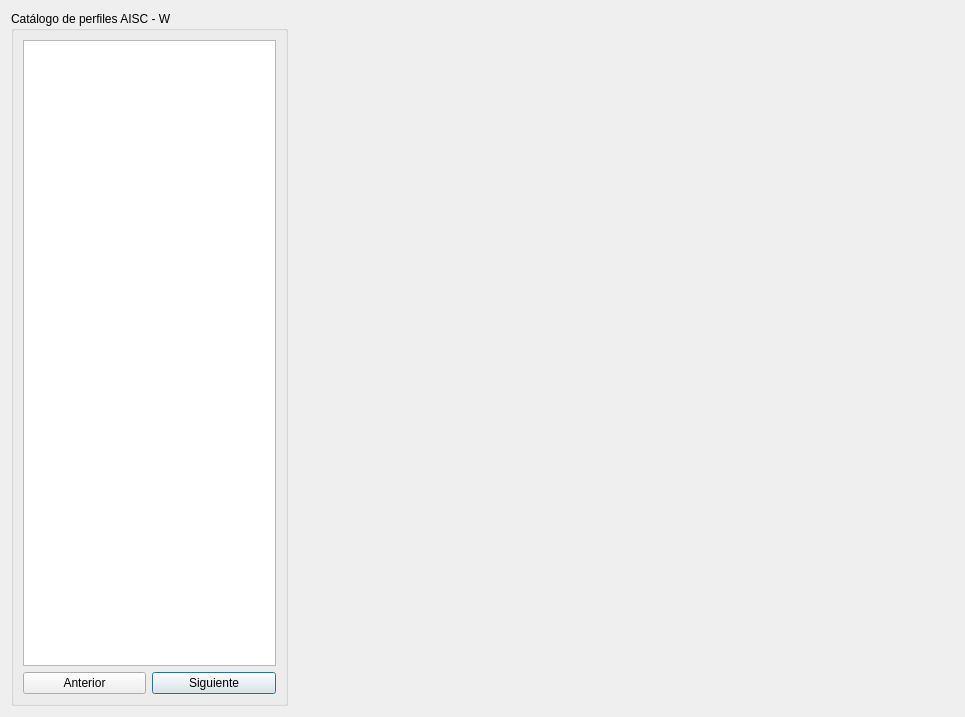
<?xml version="1.0" encoding="UTF-8"?>
<ui version="4.0">
 <class>Dialog</class>
 <widget class="QDialog" name="Dialog">
  <property name="geometry">
   <rect>
    <x>0</x>
    <y>0</y>
    <width>965</width>
    <height>717</height>
   </rect>
  </property>
  <property name="windowTitle">
   <string>Visor de perfiles estructurales</string>
  </property>
  <layout class="QGridLayout" name="gridLayout">
   <item row="0" column="2">
    <spacer name="horizontalSpacer_4">
     <property name="orientation">
      <enum>Qt::Horizontal</enum>
     </property>
     <property name="sizeHint" stdset="0">
      <size>
       <width>656</width>
       <height>20</height>
      </size>
     </property>
    </spacer>
   </item>
   <item row="0" column="0">
    <widget class="QGroupBox" name="groupBox">
     <property name="title">
      <string>Catálogo de perfiles AISC - W</string>
     </property>
     <layout class="QGridLayout" name="gridLayout_2">
      <item row="1" column="1">
       <widget class="QPushButton" name="pushButton_2">
        <property name="text">
         <string>Siguiente</string>
        </property>
       </widget>
      </item>
      <item row="1" column="0">
       <widget class="QPushButton" name="pushButton">
        <property name="text">
         <string>Anterior</string>
        </property>
       </widget>
      </item>
      <item row="0" column="0" colspan="2">
       <widget class="QListWidget" name="listWidget"/>
      </item>
     </layout>
    </widget>
   </item>
   <item row="0" column="1">
    <widget class="QLabel" name="label">
     <property name="maximumSize">
      <size>
       <width>800</width>
       <height>900</height>
      </size>
     </property>
     <property name="text">
      <string/>
     </property>
     <property name="scaledContents">
      <bool>true</bool>
     </property>
    </widget>
   </item>
  </layout>
 </widget>
 <resources/>
 <connections/>
</ui>
